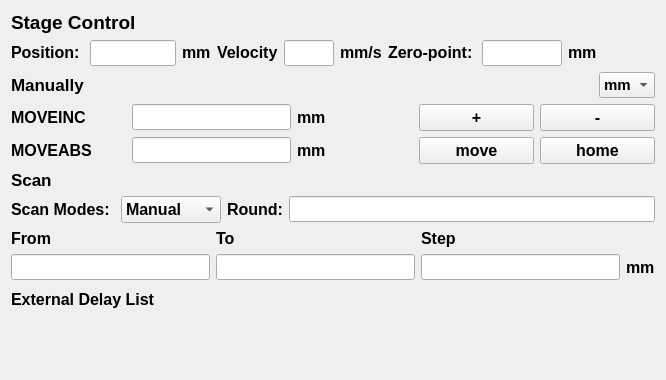
<?xml version="1.0" encoding="UTF-8"?>
<ui version="4.0">
 <class>LinearStage</class>
 <widget class="QWidget" name="LinearStage">
  <property name="geometry">
   <rect>
    <x>0</x>
    <y>0</y>
    <width>666</width>
    <height>380</height>
   </rect>
  </property>
  <property name="sizePolicy">
   <sizepolicy hsizetype="Expanding" vsizetype="Expanding">
    <horstretch>0</horstretch>
    <verstretch>0</verstretch>
   </sizepolicy>
  </property>
  <property name="minimumSize">
   <size>
    <width>0</width>
    <height>0</height>
   </size>
  </property>
  <property name="maximumSize">
   <size>
    <width>16777215</width>
    <height>16777215</height>
   </size>
  </property>
  <property name="windowTitle">
   <string>Linear Stage Control</string>
  </property>
  <layout class="QGridLayout" name="gridLayout_2">
   <item row="5" column="0" colspan="4">
    <layout class="QHBoxLayout" name="horizontalLayout">
     <item>
      <widget class="QLabel" name="label_17">
       <property name="sizePolicy">
        <sizepolicy hsizetype="Preferred" vsizetype="Fixed">
         <horstretch>0</horstretch>
         <verstretch>0</verstretch>
        </sizepolicy>
       </property>
       <property name="font">
        <font>
         <pointsize>12</pointsize>
         <bold>true</bold>
        </font>
       </property>
       <property name="text">
        <string>Scan Modes: </string>
       </property>
      </widget>
     </item>
     <item>
      <widget class="QComboBox" name="comboBox">
       <property name="minimumSize">
        <size>
         <width>100</width>
         <height>0</height>
        </size>
       </property>
       <property name="font">
        <font>
         <pointsize>12</pointsize>
         <bold>true</bold>
        </font>
       </property>
       <item>
        <property name="text">
         <string>Manual</string>
        </property>
       </item>
       <item>
        <property name="text">
         <string>Range</string>
        </property>
       </item>
       <item>
        <property name="text">
         <string>ExtFile</string>
        </property>
       </item>
      </widget>
     </item>
     <item>
      <widget class="QLabel" name="label_20">
       <property name="sizePolicy">
        <sizepolicy hsizetype="Preferred" vsizetype="Fixed">
         <horstretch>0</horstretch>
         <verstretch>0</verstretch>
        </sizepolicy>
       </property>
       <property name="font">
        <font>
         <pointsize>12</pointsize>
         <bold>true</bold>
        </font>
       </property>
       <property name="text">
        <string>Round:</string>
       </property>
      </widget>
     </item>
     <item>
      <widget class="QLineEdit" name="lineEdit_9">
       <property name="sizePolicy">
        <sizepolicy hsizetype="Expanding" vsizetype="Fixed">
         <horstretch>0</horstretch>
         <verstretch>0</verstretch>
        </sizepolicy>
       </property>
       <property name="font">
        <font>
         <family>Consolas</family>
         <pointsize>11</pointsize>
        </font>
       </property>
      </widget>
     </item>
    </layout>
   </item>
   <item row="1" column="2">
    <layout class="QHBoxLayout" name="horizontalLayout_2">
     <item>
      <widget class="QLabel" name="label_4">
       <property name="sizePolicy">
        <sizepolicy hsizetype="Preferred" vsizetype="Fixed">
         <horstretch>0</horstretch>
         <verstretch>0</verstretch>
        </sizepolicy>
       </property>
       <property name="font">
        <font>
         <pointsize>12</pointsize>
         <bold>true</bold>
        </font>
       </property>
       <property name="text">
        <string>Velocity</string>
       </property>
      </widget>
     </item>
     <item>
      <widget class="QLineEdit" name="lineEdit_2">
       <property name="sizePolicy">
        <sizepolicy hsizetype="Maximum" vsizetype="Fixed">
         <horstretch>0</horstretch>
         <verstretch>0</verstretch>
        </sizepolicy>
       </property>
       <property name="maximumSize">
        <size>
         <width>50</width>
         <height>16777215</height>
        </size>
       </property>
       <property name="font">
        <font>
         <family>Consolas</family>
         <pointsize>11</pointsize>
        </font>
       </property>
      </widget>
     </item>
     <item>
      <widget class="QLabel" name="label_5">
       <property name="sizePolicy">
        <sizepolicy hsizetype="Preferred" vsizetype="Fixed">
         <horstretch>0</horstretch>
         <verstretch>0</verstretch>
        </sizepolicy>
       </property>
       <property name="font">
        <font>
         <pointsize>12</pointsize>
         <bold>true</bold>
        </font>
       </property>
       <property name="text">
        <string>mm/s</string>
       </property>
      </widget>
     </item>
    </layout>
   </item>
   <item row="8" column="0" colspan="4">
    <widget class="QWidget" name="FileDialog" native="true">
     <property name="minimumSize">
      <size>
       <width>450</width>
       <height>50</height>
      </size>
     </property>
    </widget>
   </item>
   <item row="4" column="0" colspan="4">
    <widget class="QLabel" name="label_11">
     <property name="sizePolicy">
      <sizepolicy hsizetype="Preferred" vsizetype="Fixed">
       <horstretch>0</horstretch>
       <verstretch>0</verstretch>
      </sizepolicy>
     </property>
     <property name="font">
      <font>
       <pointsize>13</pointsize>
       <bold>true</bold>
      </font>
     </property>
     <property name="text">
      <string>Scan</string>
     </property>
    </widget>
   </item>
   <item row="0" column="0" colspan="2">
    <widget class="QLabel" name="label_1">
     <property name="sizePolicy">
      <sizepolicy hsizetype="Preferred" vsizetype="Fixed">
       <horstretch>0</horstretch>
       <verstretch>0</verstretch>
      </sizepolicy>
     </property>
     <property name="minimumSize">
      <size>
       <width>150</width>
       <height>0</height>
      </size>
     </property>
     <property name="font">
      <font>
       <pointsize>14</pointsize>
       <bold>true</bold>
      </font>
     </property>
     <property name="text">
      <string>Stage Control</string>
     </property>
    </widget>
   </item>
   <item row="3" column="0" colspan="4">
    <layout class="QVBoxLayout" name="verticalLayout">
     <item>
      <layout class="QHBoxLayout" name="horizontalLayout_5">
       <item>
        <widget class="QLabel" name="label_6">
         <property name="sizePolicy">
          <sizepolicy hsizetype="Preferred" vsizetype="Fixed">
           <horstretch>0</horstretch>
           <verstretch>0</verstretch>
          </sizepolicy>
         </property>
         <property name="font">
          <font>
           <pointsize>13</pointsize>
           <bold>true</bold>
          </font>
         </property>
         <property name="text">
          <string>Manually</string>
         </property>
        </widget>
       </item>
       <item>
        <widget class="QComboBox" name="workUnit">
         <property name="sizePolicy">
          <sizepolicy hsizetype="Fixed" vsizetype="Fixed">
           <horstretch>0</horstretch>
           <verstretch>0</verstretch>
          </sizepolicy>
         </property>
         <property name="font">
          <font>
           <pointsize>11</pointsize>
           <bold>true</bold>
          </font>
         </property>
         <item>
          <property name="text">
           <string>mm</string>
          </property>
         </item>
         <item>
          <property name="text">
           <string>ps</string>
          </property>
         </item>
        </widget>
       </item>
      </layout>
     </item>
     <item>
      <layout class="QGridLayout" name="gridLayout_1">
       <item row="2" column="1">
        <widget class="QLineEdit" name="lineEdit_4">
         <property name="sizePolicy">
          <sizepolicy hsizetype="Preferred" vsizetype="Fixed">
           <horstretch>0</horstretch>
           <verstretch>0</verstretch>
          </sizepolicy>
         </property>
         <property name="font">
          <font>
           <family>Consolas</family>
           <pointsize>11</pointsize>
          </font>
         </property>
        </widget>
       </item>
       <item row="1" column="4">
        <widget class="QPushButton" name="pushButton_1">
         <property name="sizePolicy">
          <sizepolicy hsizetype="Preferred" vsizetype="Fixed">
           <horstretch>0</horstretch>
           <verstretch>0</verstretch>
          </sizepolicy>
         </property>
         <property name="font">
          <font>
           <pointsize>12</pointsize>
           <bold>true</bold>
          </font>
         </property>
         <property name="text">
          <string>+</string>
         </property>
        </widget>
       </item>
       <item row="2" column="5">
        <widget class="QPushButton" name="pushButton_4">
         <property name="sizePolicy">
          <sizepolicy hsizetype="Preferred" vsizetype="Fixed">
           <horstretch>0</horstretch>
           <verstretch>0</verstretch>
          </sizepolicy>
         </property>
         <property name="font">
          <font>
           <pointsize>12</pointsize>
           <bold>true</bold>
          </font>
         </property>
         <property name="text">
          <string>home</string>
         </property>
        </widget>
       </item>
       <item row="1" column="5">
        <widget class="QPushButton" name="pushButton_2">
         <property name="sizePolicy">
          <sizepolicy hsizetype="Preferred" vsizetype="Fixed">
           <horstretch>0</horstretch>
           <verstretch>0</verstretch>
          </sizepolicy>
         </property>
         <property name="font">
          <font>
           <pointsize>12</pointsize>
           <bold>true</bold>
          </font>
         </property>
         <property name="text">
          <string>-</string>
         </property>
        </widget>
       </item>
       <item row="1" column="3">
        <widget class="QLabel" name="label_9">
         <property name="sizePolicy">
          <sizepolicy hsizetype="Preferred" vsizetype="Fixed">
           <horstretch>0</horstretch>
           <verstretch>0</verstretch>
          </sizepolicy>
         </property>
         <property name="minimumSize">
          <size>
           <width>40</width>
           <height>0</height>
          </size>
         </property>
         <property name="font">
          <font>
           <pointsize>12</pointsize>
           <bold>true</bold>
          </font>
         </property>
         <property name="text">
          <string>mm</string>
         </property>
        </widget>
       </item>
       <item row="2" column="4">
        <widget class="QPushButton" name="pushButton_3">
         <property name="sizePolicy">
          <sizepolicy hsizetype="Preferred" vsizetype="Fixed">
           <horstretch>0</horstretch>
           <verstretch>0</verstretch>
          </sizepolicy>
         </property>
         <property name="font">
          <font>
           <pointsize>12</pointsize>
           <bold>true</bold>
          </font>
         </property>
         <property name="text">
          <string>move</string>
         </property>
        </widget>
       </item>
       <item row="1" column="1">
        <widget class="QLineEdit" name="lineEdit_3">
         <property name="sizePolicy">
          <sizepolicy hsizetype="Preferred" vsizetype="Fixed">
           <horstretch>0</horstretch>
           <verstretch>0</verstretch>
          </sizepolicy>
         </property>
         <property name="font">
          <font>
           <family>Consolas</family>
           <pointsize>11</pointsize>
          </font>
         </property>
        </widget>
       </item>
       <item row="1" column="0">
        <widget class="QLabel" name="label_7">
         <property name="sizePolicy">
          <sizepolicy hsizetype="Preferred" vsizetype="Fixed">
           <horstretch>0</horstretch>
           <verstretch>0</verstretch>
          </sizepolicy>
         </property>
         <property name="font">
          <font>
           <pointsize>12</pointsize>
           <bold>true</bold>
          </font>
         </property>
         <property name="text">
          <string>MOVEINC</string>
         </property>
        </widget>
       </item>
       <item row="2" column="3">
        <widget class="QLabel" name="label_10">
         <property name="sizePolicy">
          <sizepolicy hsizetype="Preferred" vsizetype="Fixed">
           <horstretch>0</horstretch>
           <verstretch>0</verstretch>
          </sizepolicy>
         </property>
         <property name="minimumSize">
          <size>
           <width>40</width>
           <height>0</height>
          </size>
         </property>
         <property name="font">
          <font>
           <pointsize>12</pointsize>
           <bold>true</bold>
          </font>
         </property>
         <property name="text">
          <string>mm</string>
         </property>
        </widget>
       </item>
       <item row="2" column="0">
        <widget class="QLabel" name="label_8">
         <property name="sizePolicy">
          <sizepolicy hsizetype="Preferred" vsizetype="Fixed">
           <horstretch>0</horstretch>
           <verstretch>0</verstretch>
          </sizepolicy>
         </property>
         <property name="minimumSize">
          <size>
           <width>80</width>
           <height>0</height>
          </size>
         </property>
         <property name="font">
          <font>
           <pointsize>12</pointsize>
           <bold>true</bold>
          </font>
         </property>
         <property name="text">
          <string>MOVEABS</string>
         </property>
        </widget>
       </item>
      </layout>
     </item>
    </layout>
   </item>
   <item row="1" column="0" colspan="2">
    <layout class="QHBoxLayout" name="horizontalLayout_1">
     <item>
      <widget class="QLabel" name="label_2">
       <property name="sizePolicy">
        <sizepolicy hsizetype="Preferred" vsizetype="Fixed">
         <horstretch>0</horstretch>
         <verstretch>0</verstretch>
        </sizepolicy>
       </property>
       <property name="font">
        <font>
         <pointsize>12</pointsize>
         <bold>true</bold>
        </font>
       </property>
       <property name="text">
        <string>Position: </string>
       </property>
      </widget>
     </item>
     <item>
      <widget class="QLineEdit" name="lineEdit_1">
       <property name="sizePolicy">
        <sizepolicy hsizetype="Expanding" vsizetype="Fixed">
         <horstretch>0</horstretch>
         <verstretch>0</verstretch>
        </sizepolicy>
       </property>
       <property name="minimumSize">
        <size>
         <width>80</width>
         <height>0</height>
        </size>
       </property>
       <property name="font">
        <font>
         <family>Consolas</family>
         <pointsize>11</pointsize>
        </font>
       </property>
      </widget>
     </item>
     <item>
      <widget class="QLabel" name="label_3">
       <property name="sizePolicy">
        <sizepolicy hsizetype="Preferred" vsizetype="Fixed">
         <horstretch>0</horstretch>
         <verstretch>0</verstretch>
        </sizepolicy>
       </property>
       <property name="font">
        <font>
         <pointsize>12</pointsize>
         <bold>true</bold>
        </font>
       </property>
       <property name="text">
        <string>mm</string>
       </property>
      </widget>
     </item>
    </layout>
   </item>
   <item row="6" column="0" colspan="4">
    <layout class="QGridLayout" name="gridLayout">
     <item row="2" column="3">
      <widget class="QLabel" name="label_15">
       <property name="font">
        <font>
         <pointsize>12</pointsize>
         <bold>true</bold>
        </font>
       </property>
       <property name="text">
        <string>mm</string>
       </property>
      </widget>
     </item>
     <item row="0" column="2">
      <widget class="QLabel" name="label_14">
       <property name="font">
        <font>
         <pointsize>12</pointsize>
         <bold>true</bold>
        </font>
       </property>
       <property name="text">
        <string>Step</string>
       </property>
      </widget>
     </item>
     <item row="2" column="2">
      <widget class="QLineEdit" name="lineEdit_7">
       <property name="sizePolicy">
        <sizepolicy hsizetype="Expanding" vsizetype="Fixed">
         <horstretch>0</horstretch>
         <verstretch>0</verstretch>
        </sizepolicy>
       </property>
       <property name="font">
        <font>
         <family>Consolas</family>
         <pointsize>11</pointsize>
        </font>
       </property>
      </widget>
     </item>
     <item row="2" column="0">
      <widget class="QLineEdit" name="lineEdit_5">
       <property name="sizePolicy">
        <sizepolicy hsizetype="Expanding" vsizetype="Fixed">
         <horstretch>0</horstretch>
         <verstretch>0</verstretch>
        </sizepolicy>
       </property>
       <property name="font">
        <font>
         <family>Consolas</family>
         <pointsize>11</pointsize>
        </font>
       </property>
      </widget>
     </item>
     <item row="0" column="1">
      <widget class="QLabel" name="label_13">
       <property name="font">
        <font>
         <pointsize>12</pointsize>
         <bold>true</bold>
        </font>
       </property>
       <property name="text">
        <string>To</string>
       </property>
      </widget>
     </item>
     <item row="2" column="1">
      <widget class="QLineEdit" name="lineEdit_6">
       <property name="sizePolicy">
        <sizepolicy hsizetype="Expanding" vsizetype="Fixed">
         <horstretch>0</horstretch>
         <verstretch>0</verstretch>
        </sizepolicy>
       </property>
       <property name="font">
        <font>
         <family>Consolas</family>
         <pointsize>11</pointsize>
        </font>
       </property>
      </widget>
     </item>
     <item row="0" column="0">
      <widget class="QLabel" name="label_12">
       <property name="font">
        <font>
         <pointsize>12</pointsize>
         <bold>true</bold>
        </font>
       </property>
       <property name="text">
        <string>From</string>
       </property>
      </widget>
     </item>
    </layout>
   </item>
   <item row="7" column="0" colspan="4">
    <widget class="QLabel" name="label_16">
     <property name="font">
      <font>
       <pointsize>12</pointsize>
       <bold>true</bold>
      </font>
     </property>
     <property name="text">
      <string>External Delay List</string>
     </property>
    </widget>
   </item>
   <item row="1" column="3">
    <layout class="QHBoxLayout" name="horizontalLayout_3">
     <item>
      <widget class="QLabel" name="label_18">
       <property name="sizePolicy">
        <sizepolicy hsizetype="Preferred" vsizetype="Fixed">
         <horstretch>0</horstretch>
         <verstretch>0</verstretch>
        </sizepolicy>
       </property>
       <property name="minimumSize">
        <size>
         <width>0</width>
         <height>0</height>
        </size>
       </property>
       <property name="font">
        <font>
         <pointsize>12</pointsize>
         <bold>true</bold>
        </font>
       </property>
       <property name="text">
        <string>Zero-point:</string>
       </property>
      </widget>
     </item>
     <item>
      <widget class="QLineEdit" name="lineEdit_8">
       <property name="sizePolicy">
        <sizepolicy hsizetype="Expanding" vsizetype="Fixed">
         <horstretch>0</horstretch>
         <verstretch>0</verstretch>
        </sizepolicy>
       </property>
       <property name="minimumSize">
        <size>
         <width>80</width>
         <height>0</height>
        </size>
       </property>
       <property name="maximumSize">
        <size>
         <width>80</width>
         <height>16777215</height>
        </size>
       </property>
       <property name="font">
        <font>
         <family>Consolas</family>
         <pointsize>11</pointsize>
        </font>
       </property>
      </widget>
     </item>
     <item>
      <widget class="QLabel" name="label_19">
       <property name="sizePolicy">
        <sizepolicy hsizetype="Preferred" vsizetype="Fixed">
         <horstretch>0</horstretch>
         <verstretch>0</verstretch>
        </sizepolicy>
       </property>
       <property name="font">
        <font>
         <pointsize>12</pointsize>
         <bold>true</bold>
        </font>
       </property>
       <property name="text">
        <string>mm</string>
       </property>
      </widget>
     </item>
    </layout>
   </item>
  </layout>
 </widget>
 <resources/>
 <connections/>
</ui>
